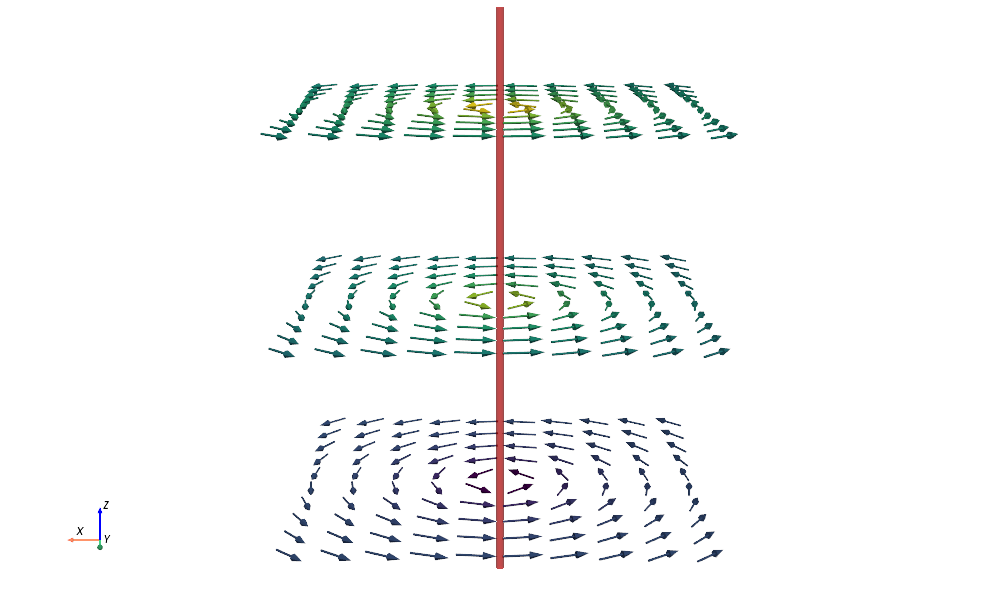

This chart was generated by the following Python code:
import numpy as np
import pyvista as pv

# --- Konstante ---
g = 1  # magnetische Monopolladung (Skalierung)
epsilon = 1e-6  # für Singularitätsvermeidung

# --- Gitter: 3D Volumen ---
x = np.linspace(-1, 1, 10)
y = np.linspace(-1, 1, 10)
z = np.linspace(-1, 1, 3)
X, Y, Z = np.meshgrid(x, y, z, indexing="ij")

# --- Betrag r und r - z ---
R = np.sqrt(X**2 + Y**2 + Z**2)
R_minus_z = R - Z

# --- Singularitäten vermeiden ---
R[R < epsilon] = epsilon
R_minus_z[np.abs(R_minus_z) < epsilon] = epsilon
denom = R * R_minus_z
denom[denom < epsilon] = epsilon

# --- Dirac-Vektorpotential ---
factor = g / (4 * np.pi)
Ax = factor * (-Y) / denom
Ay = factor * X / denom
Az = np.zeros_like(Ax)

# --- Punkte & Vektoren ---
points = np.vstack((X.ravel(), Y.ravel(), Z.ravel())).T
vectors = np.vstack((Ax.ravel(), Ay.ravel(), Az.ravel())).T

# --- Richtung & Betrag ---
magnitudes = np.linalg.norm(vectors, axis=1)
directions = vectors / (magnitudes[:, np.newaxis] + epsilon)

# --- PolyData ---
pdata = pv.PolyData(points)
pdata["A"] = directions
pdata["magnitude"] = np.log10(magnitudes + epsilon)

# --- Glyphs ---
glyph_scale = 0.2
pdata.points -= 0.5 * directions * glyph_scale
glyphs = pdata.glyph(orient="A", scale=False, factor=glyph_scale)

# --- Plotter ---
plotter = pv.Plotter(window_size=(1000, 600))
plotter.set_background("white")
plotter.renderer.SetBackgroundAlpha(0)

plotter.add_mesh(glyphs, scalars="magnitude", cmap="viridis", show_scalar_bar=False)

# --- Dirac-String als roter Zylinder (vollständig durch das Volumen) ---
string_center = (0, 0, 0)         # Zentrum bei z = 0
string_height = 3.0
string_radius = 0.02
dirac_string = pv.Cylinder(center=string_center, direction=(0, 0, 1),
                           radius=string_radius, height=string_height)
plotter.add_mesh(dirac_string, color="red", opacity=0.6)

# --- Kamera ---
plotter.view_vector([0, 8, 2], viewup=[0, 0, 1])
plotter.camera.zoom(1.4)
plotter.show_axes()

# --- Screenshot ---
plotter.show(auto_close=False, interactive=False)

cpos = plotter.camera_position
print("View vector (camera position):", np.array(cpos[0]))
print("Focal point (looks at):       ", np.array(cpos[1]))
print("View up vector:               ", np.array(cpos[2]))

plotter.screenshot("dirac_A.png", transparent_background=True)
plotter.close()
